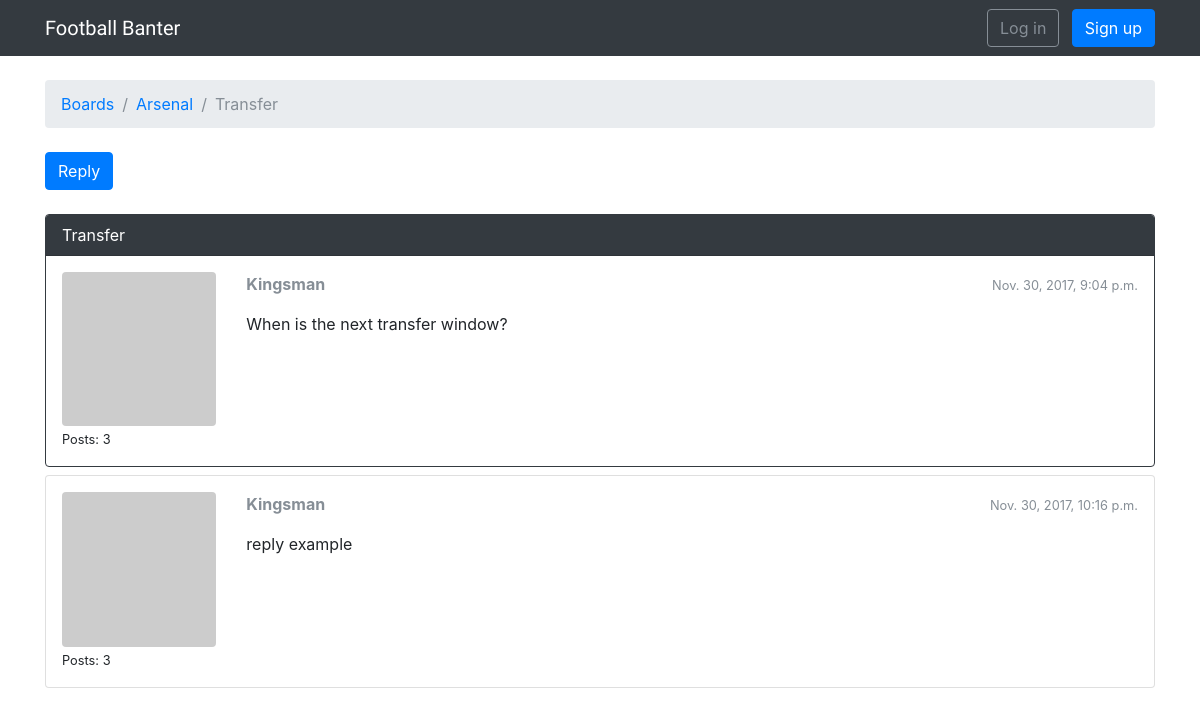
Before: /boards/1/topics/2/ with the older database file.
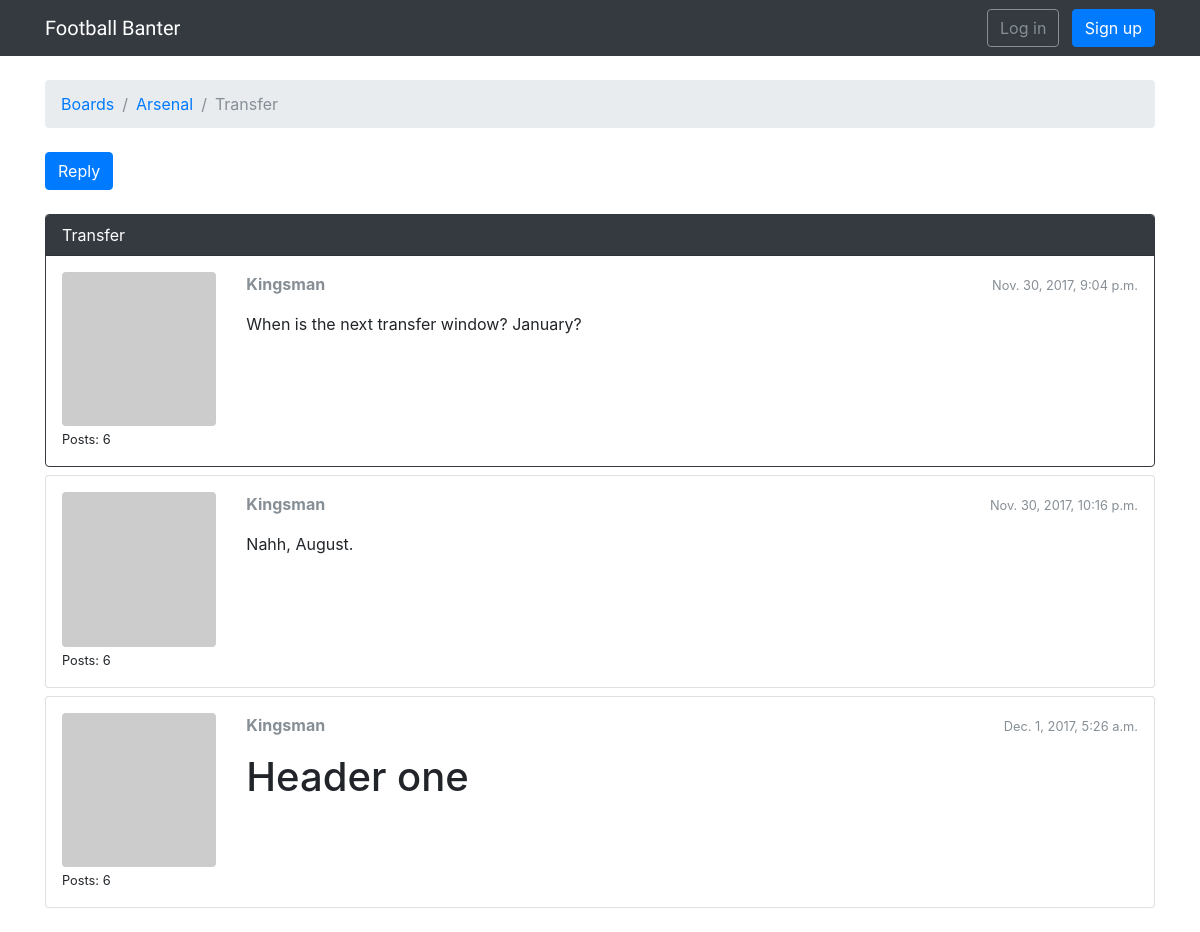
After: the same page with the newer database file.
### boards/models.py (models this page shows, shortened)
class Topic(models.Model):
    subject = models.CharField(max_length=255)
    last_updated = models.DateTimeField(auto_now_add=True)
    board = models.ForeignKey(Board, related_name='topics')
    starter = models.ForeignKey(User, related_name='topics')
    views = models.PositiveIntegerField(default=0)

class Board(models.Model):
    name = models.CharField(max_length=30, unique=True)
    description = models.CharField(max_length=100)

class Post(models.Model):
    message = models.TextField(max_length=4000)
    topic = models.ForeignKey(Topic, related_name='posts')
    created_at = models.DateTimeField(auto_now_add=True)
    updated_at = models.DateTimeField(null=True)
    created_by = models.ForeignKey(User, null=True, related_name='posts')
    updated_by = models.ForeignKey(User, null=True, related_name='+')
    def get_message_as_markdown(self):
        return mark_safe(markdown(self.message, safe_mode='escape'))

### boards/views.py (the view)
# urls.py: url(r'^boards/(?P<pk>\d+)/topics/(?P<topic_pk>\d+)/$', views.PostListView.as_view(), name='topic_posts'),
class PostListView(ListView):
    model = Post
    context_object_name = 'posts'
    template_name = 'topic_posts.html'
    paginate_by = 20
    def get_context_data(self, **kwargs):
        session_key = 'viewed_topic_{}'.format(self.topic.pk)
        if not self.request.session.get(session_key, False):
            self.topic.views += 1
            self.topic.save()
            self.request.session[session_key] = True
        kwargs['topic'] = self.topic
        return super().get_context_data(**kwargs)
    def get_queryset(self):
        self.topic = get_object_or_404(Topic, board__pk=self.kwargs.get('pk'), pk=self.kwargs.get('topic_pk'))
        queryset = self.topic.posts.order_by('created_at')
        return queryset

### boards/templatetags/gravatar.py (called while the page is built)
@register.filter
def gravatar(user):
    email = user.email.lower().encode('utf-8')
    default = 'mm'
    size = 256
    url = 'https://www.gravatar.com/avatar/{md5}?{params}'.format(
        md5=hashlib.md5(email).hexdigest(),
        params=urlencode({'d': default, 's': str(size)})
    )
    return url

### templates/topic_posts.html (shortened to what this page needs)
{% extends 'base.html' %}
{% load gravatar %}
{% block breadcrumb %}
  <li class="breadcrumb-item"><a href="{% url 'home' %}">Boards</a></li>
  <li class="breadcrumb-item"><a href="{% url 'board_topics' topic.board.pk %}">{{ topic.board.name }}</a></li>
  <li class="breadcrumb-item active">{{ topic.subject }}</li>
{% endblock %}
{% block content %}
  <div class="mb-4">
    <a href="{% url 'reply_topic' topic.board.pk topic.pk %}" class="btn btn-primary" role="button">Reply</a>
  </div>
  {% for post in posts %}
    <div id="{{ post.pk }}" class="card {% if forloop.last %}mb-4{% else %}mb-2{% endif %} {% if forloop.first %}border-dark{% endif %}">
      {% if forloop.first %}
        <div class="card-header text-white bg-dark py-2 px-3">{{ topic.subject }}</div>
      {% endif %}
      <div class="card-body p-3">
        <div class="row">
          <div class="col-2">
            <img src="{{ post.created_by|gravatar }}" alt="{{ post.created_by.username }}" class="w-100 rounded">
            <small>Posts: {{ post.created_by.posts.count }}</small>
          </div>
          <div class="col-10">
            <div class="row mb-3">
              <div class="col-6">
                <strong class="text-muted">{{ post.created_by.username }}</strong>
              </div>
              <div class="col-6 text-right">
                <small class="text-muted">{{ post.created_at }}</small>
              </div>
            </div>
            {{ post.get_message_as_markdown }}
          </div>
        </div>
      </div>
    </div>
  {% endfor %}
{% endblock %}

### templates/base.html (shortened to what this page needs)
{% load static %}
<!DOCTYPE html>
<html>
  <head>
    <link rel="stylesheet" href="{% static 'css/bootstrap.min.css' %}">
    <link rel="stylesheet" href="{% static 'css/app.css' %}">
  </head>
  <body>
    {% block body %}
    <nav class="navbar navbar-expand-sm navbar-dark bg-dark">
      <div class="container">
        <a class="navbar-brand" href="{% url 'home' %}">Football Banter</a>
      <div class="collapse navbar-collapse" id="mainMenu">
        {% if user.is_authenticated %}
          <ul class="navbar-nav ml-auto">
            <li class="nav-item dropdown">
              <a class="nav-link dropdown-toggle" href="#" id="userMenu" data-toggle="dropdown" aria-haspopup="true" aria-expanded="false">
                {{ user.username }}
              </a>
              <div class="dropdown-menu dropdown-menu-right" aria-labelledby="userMenu">
                <a class="dropdown-item" href="#">My account</a>
                <a class="dropdown-item" href="#">Change password</a>
                <div class="dropdown-divider"></div>
                <a class="dropdown-item" href="{% url 'logout' %}">Log out</a>
              </div>
            </li>
          </ul>
        {% else %}
          <form class="form_inline ml-auto">
            <a href="{% url 'login' %}" class="btn btn-outline-secondary">Log in </a>
            <a href="{% url 'signup' %}" class="btn btn-primary ml-2">Sign up</a>
          </form>
        {% endif %}
        </div>
        </div>
      </nav>
    <div class="container">
      <ol class="breadcrumb my-4">
        {% block breadcrumb %}
        {% endblock %}
      </ol>
      {% block content %}
      {% endblock %}
    </div>
    {% endblock body %}
  </body>
</html>

### static/css/app.css (style rules this page uses)
.navbar-brand { font-family: 'Berkshire Swash', cursive; }

Changed rows visible on the page:
changed Post: created_by.posts.count "3" → "6"; get_message_as_markdown "When is the next transfer window?" → "When is the next transfer window? January?"
changed Post: created_by.posts.count "3" → "6"; get_message_as_markdown "reply example" → "Nahh, August."
added Post: created_by.posts.count "6", created_by.username "Kingsman", created_at "Dec. 1, 2017, 5:26 a.m.", get_message_as_markdown "Header one"
